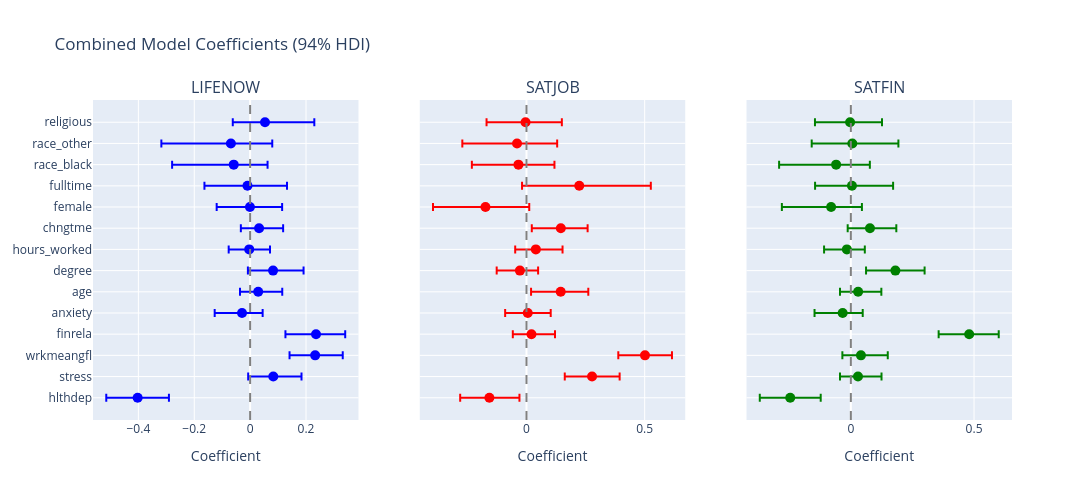

Source (notebook cell):
### Code cell
# Coefficient comparison forest plot for combined model
beta1_combined = trace_combined.posterior['beta1'].values.reshape(-1, len(predictor_names))
beta2_combined = trace_combined.posterior['beta2'].values.reshape(-1, len(predictor_names))
beta3_combined = trace_combined.posterior['beta3'].values.reshape(-1, len(predictor_names))

fig = make_subplots(rows=1, cols=3, subplot_titles=['LIFENOW', 'SATJOB', 'SATFIN'], shared_yaxes=True)

for i, name in enumerate(predictor_names):
    # LIFENOW
    mean1 = beta1_combined[:, i].mean()
    hdi1_low = np.percentile(beta1_combined[:, i], 3)
    hdi1_high = np.percentile(beta1_combined[:, i], 97)
    
    fig.add_trace(
        go.Scatter(x=[mean1], y=[name], mode='markers', marker=dict(size=10, color='blue'),
                   error_x=dict(type='data', array=[hdi1_high - mean1], arrayminus=[mean1 - hdi1_low]),
                   showlegend=False),
        row=1, col=1
    )
    
    # SATJOB
    mean2 = beta2_combined[:, i].mean()
    hdi2_low = np.percentile(beta2_combined[:, i], 3)
    hdi2_high = np.percentile(beta2_combined[:, i], 97)
    
    fig.add_trace(
        go.Scatter(x=[mean2], y=[name], mode='markers', marker=dict(size=10, color='red'),
                   error_x=dict(type='data', array=[hdi2_high - mean2], arrayminus=[mean2 - hdi2_low]),
                   showlegend=False),
        row=1, col=2
    )
    
    # SATFIN
    mean3 = beta3_combined[:, i].mean()
    hdi3_low = np.percentile(beta3_combined[:, i], 3)
    hdi3_high = np.percentile(beta3_combined[:, i], 97)
    
    fig.add_trace(
        go.Scatter(x=[mean3], y=[name], mode='markers', marker=dict(size=10, color='green'),
                   error_x=dict(type='data', array=[hdi3_high - mean3], arrayminus=[mean3 - hdi3_low]),
                   showlegend=False),
        row=1, col=3
    )

fig.add_vline(x=0, line_dash='dash', line_color='gray', row=1, col=1)
fig.add_vline(x=0, line_dash='dash', line_color='gray', row=1, col=2)
fig.add_vline(x=0, line_dash='dash', line_color='gray', row=1, col=3)

fig.update_layout(
    title='Combined Model Coefficients (94% HDI)',
    height=500, width=1100
)
fig.update_xaxes(title_text='Coefficient', row=1, col=1)
fig.update_xaxes(title_text='Coefficient', row=1, col=2)
fig.update_xaxes(title_text='Coefficient', row=1, col=3)
fig.show()

### Figure 1 — Plotly figure (JSON) as saved in the notebook; plotly's stock layout.template omitted (floating-point values rounded to 4 significant figures)
{"data": [{"error_x": {"array": [0.112], "arrayminus": [0.1123], "type": "data"}, "marker": {"color": "blue", "size": 10}, "mode": "markers", "showlegend": false, "type": "scatter", "x": [-0.4026], "xaxis": "x", "y": ["hlthdep"], "yaxis": "y"}, {"error_x": {"array": [0.1272], "arrayminus": [0.1235], "type": "data"}, "marker": {"color": "red", "size": 10}, "mode": "markers", "showlegend": false, "type": "scatter", "x": [-0.1569], "xaxis": "x2", "y": ["hlthdep"], "yaxis": "y2"}, {"error_x": {"array": [0.1237], "arrayminus": [0.1235], "type": "data"}, "marker": {"color": "green", "size": 10}, "mode": "markers", "showlegend": false, "type": "scatter", "x": [-0.246], "xaxis": "x3", "y": ["hlthdep"], "yaxis": "y3"}, {"error_x": {"array": [0.101], "arrayminus": [0.08983], "type": "data"}, "marker": {"color": "blue", "size": 10}, "mode": "markers", "showlegend": false, "type": "scatter", "x": [0.08285], "xaxis": "x", "y": ["stress"], "yaxis": "y"}, {"error_x": {"array": [0.1167], "arrayminus": [0.1154], "type": "data"}, "marker": {"color": "red", "size": 10}, "mode": "markers", "showlegend": false, "type": "scatter", "x": [0.2774], "xaxis": "x2", "y": ["stress"], "yaxis": "y2"}, {"error_x": {"array": [0.09548], "arrayminus": [0.07308], "type": "data"}, "marker": {"color": "green", "size": 10}, "mode": "markers", "showlegend": false, "type": "scatter", "x": [0.02901], "xaxis": "x3", "y": ["stress"], "yaxis": "y3"}, {"error_x": {"array": [0.09878], "arrayminus": [0.09169], "type": "data"}, "marker": {"color": "blue", "size": 10}, "mode": "markers", "showlegend": false, "type": "scatter", "x": [0.2327], "xaxis": "x", "y": ["wrkmeangfl"], "yaxis": "y"}, {"error_x": {"array": [0.1142], "arrayminus": [0.1128], "type": "data"}, "marker": {"color": "red", "size": 10}, "mode": "markers", "showlegend": false, "type": "scatter", "x": [0.5013], "xaxis": "x2", "y": ["wrkmeangfl"], "yaxis": "y2"}, {"error_x": {"array": [0.1089], "arrayminus": [0.07535], "type": "data"}, "marker": {"color": "green", "size": 10}, "mode": "markers", "showlegend": false, "type": "scatter", "x": [0.04098], "xaxis": "x3", "y": ["wrkmeangfl"], "yaxis": "y3"}, {"error_x": {"array": [0.1045], "arrayminus": [0.1095], "type": "data"}, "marker": {"color": "blue", "size": 10}, "mode": "markers", "showlegend": false, "type": "scatter", "x": [0.2359], "xaxis": "x", "y": ["finrela"], "yaxis": "y"}, {"error_x": {"array": [0.09966], "arrayminus": [0.07888], "type": "data"}, "marker": {"color": "red", "size": 10}, "mode": "markers", "showlegend": false, "type": "scatter", "x": [0.02102], "xaxis": "x2", "y": ["finrela"], "yaxis": "y2"}, {"error_x": {"array": [0.1199], "arrayminus": [0.1239], "type": "data"}, "marker": {"color": "green", "size": 10}, "mode": "markers", "showlegend": false, "type": "scatter", "x": [0.4803], "xaxis": "x3", "y": ["finrela"], "yaxis": "y3"}, {"error_x": {"array": [0.07379], "arrayminus": [0.0979], "type": "data"}, "marker": {"color": "blue", "size": 10}, "mode": "markers", "showlegend": false, "type": "scatter", "x": [-0.029], "xaxis": "x", "y": ["anxiety"], "yaxis": "y"}, {"error_x": {"array": [0.09711], "arrayminus": [0.0956], "type": "data"}, "marker": {"color": "red", "size": 10}, "mode": "markers", "showlegend": false, "type": "scatter", "x": [0.005362], "xaxis": "x2", "y": ["anxiety"], "yaxis": "y2"}, {"error_x": {"array": [0.0814], "arrayminus": [0.1142], "type": "data"}, "marker": {"color": "green", "size": 10}, "mode": "markers", "showlegend": false, "type": "scatter", "x": [-0.03321], "xaxis": "x3", "y": ["anxiety"], "yaxis": "y3"}, {"error_x": {"array": [0.08608], "arrayminus": [0.06507], "type": "data"}, "marker": {"color": "blue", "size": 10}, "mode": "markers", "showlegend": false, "type": "scatter", "x": [0.02889], "xaxis": "x", "y": ["age"], "yaxis": "y"}, {"error_x": {"array": [0.1168], "arrayminus": [0.1254], "type": "data"}, "marker": {"color": "red", "size": 10}, "mode": "markers", "showlegend": false, "type": "scatter", "x": [0.1448], "xaxis": "x2", "y": ["age"], "yaxis": "y2"}, {"error_x": {"array": [0.09423], "arrayminus": [0.07365], "type": "data"}, "marker": {"color": "green", "size": 10}, "mode": "markers", "showlegend": false, "type": "scatter", "x": [0.02957], "xaxis": "x3", "y": ["age"], "yaxis": "y3"}, {"error_x": {"array": [0.1092], "arrayminus": [0.09009], "type": "data"}, "marker": {"color": "blue", "size": 10}, "mode": "markers", "showlegend": false, "type": "scatter", "x": [0.08206], "xaxis": "x", "y": ["degree"], "yaxis": "y"}, {"error_x": {"array": [0.07697], "arrayminus": [0.09831], "type": "data"}, "marker": {"color": "red", "size": 10}, "mode": "markers", "showlegend": false, "type": "scatter", "x": [-0.02778], "xaxis": "x2", "y": ["degree"], "yaxis": "y2"}, {"error_x": {"array": [0.1185], "arrayminus": [0.1191], "type": "data"}, "marker": {"color": "green", "size": 10}, "mode": "markers", "showlegend": false, "type": "scatter", "x": [0.1808], "xaxis": "x3", "y": ["degree"], "yaxis": "y3"}, {"error_x": {"array": [0.07433], "arrayminus": [0.07352], "type": "data"}, "marker": {"color": "blue", "size": 10}, "mode": "markers", "showlegend": false, "type": "scatter", "x": [-0.003233], "xaxis": "x", "y": ["hours_worked"], "yaxis": "y"}, {"error_x": {"array": [0.1129], "arrayminus": [0.0873], "type": "data"}, "marker": {"color": "red", "size": 10}, "mode": "markers", "showlegend": false, "type": "scatter", "x": [0.03959], "xaxis": "x2", "y": ["hours_worked"], "yaxis": "y2"}, {"error_x": {"array": [0.07279], "arrayminus": [0.09252], "type": "data"}, "marker": {"color": "green", "size": 10}, "mode": "markers", "showlegend": false, "type": "scatter", "x": [-0.01608], "xaxis": "x3", "y": ["hours_worked"], "yaxis": "y3"}, {"error_x": {"array": [0.08604], "arrayminus": [0.06532], "type": "data"}, "marker": {"color": "blue", "size": 10}, "mode": "markers", "showlegend": false, "type": "scatter", "x": [0.03208], "xaxis": "x", "y": ["chngtme"], "yaxis": "y"}, {"error_x": {"array": [0.1133], "arrayminus": [0.1229], "type": "data"}, "marker": {"color": "red", "size": 10}, "mode": "markers", "showlegend": false, "type": "scatter", "x": [0.1453], "xaxis": "x2", "y": ["chngtme"], "yaxis": "y2"}, {"error_x": {"array": [0.107], "arrayminus": [0.09041], "type": "data"}, "marker": {"color": "green", "size": 10}, "mode": "markers", "showlegend": false, "type": "scatter", "x": [0.07758], "xaxis": "x3", "y": ["chngtme"], "yaxis": "y3"}, {"error_x": {"array": [0.1152], "arrayminus": [0.1191], "type": "data"}, "marker": {"color": "blue", "size": 10}, "mode": "markers", "showlegend": false, "type": "scatter", "x": [-0.0006728], "xaxis": "x", "y": ["female"], "yaxis": "y"}, {"error_x": {"array": [0.1853], "arrayminus": [0.2218], "type": "data"}, "marker": {"color": "red", "size": 10}, "mode": "markers", "showlegend": false, "type": "scatter", "x": [-0.1736], "xaxis": "x2", "y": ["female"], "yaxis": "y2"}, {"error_x": {"array": [0.125], "arrayminus": [0.1998], "type": "data"}, "marker": {"color": "green", "size": 10}, "mode": "markers", "showlegend": false, "type": "scatter", "x": [-0.08006], "xaxis": "x3", "y": ["female"], "yaxis": "y3"}, {"error_x": {"array": [0.1416], "arrayminus": [0.1541], "type": "data"}, "marker": {"color": "blue", "size": 10}, "mode": "markers", "showlegend": false, "type": "scatter", "x": [-0.009489], "xaxis": "x", "y": ["fulltime"], "yaxis": "y"}, {"error_x": {"array": [0.3027], "arrayminus": [0.2421], "type": "data"}, "marker": {"color": "red", "size": 10}, "mode": "markers", "showlegend": false, "type": "scatter", "x": [0.2233], "xaxis": "x2", "y": ["fulltime"], "yaxis": "y2"}, {"error_x": {"array": [0.1671], "arrayminus": [0.1496], "type": "data"}, "marker": {"color": "green", "size": 10}, "mode": "markers", "showlegend": false, "type": "scatter", "x": [0.00446], "xaxis": "x3", "y": ["fulltime"], "yaxis": "y3"}, {"error_x": {"array": [0.1211], "arrayminus": [0.2206], "type": "data"}, "marker": {"color": "blue", "size": 10}, "mode": "markers", "showlegend": false, "type": "scatter", "x": [-0.05868], "xaxis": "x", "y": ["race_black"], "yaxis": "y"}, {"error_x": {"array": [0.1523], "arrayminus": [0.1971], "type": "data"}, "marker": {"color": "red", "size": 10}, "mode": "markers", "showlegend": false, "type": "scatter", "x": [-0.03395], "xaxis": "x2", "y": ["race_black"], "yaxis": "y2"}, {"error_x": {"array": [0.1369], "arrayminus": [0.2314], "type": "data"}, "marker": {"color": "green", "size": 10}, "mode": "markers", "showlegend": false, "type": "scatter", "x": [-0.05975], "xaxis": "x3", "y": ["race_black"], "yaxis": "y3"}, {"error_x": {"array": [0.1481], "arrayminus": [0.2489], "type": "data"}, "marker": {"color": "blue", "size": 10}, "mode": "markers", "showlegend": false, "type": "scatter", "x": [-0.06893], "xaxis": "x", "y": ["race_other"], "yaxis": "y"}, {"error_x": {"array": [0.1698], "arrayminus": [0.2314], "type": "data"}, "marker": {"color": "red", "size": 10}, "mode": "markers", "showlegend": false, "type": "scatter", "x": [-0.04], "xaxis": "x2", "y": ["race_other"], "yaxis": "y2"}, {"error_x": {"array": [0.1871], "arrayminus": [0.1648], "type": "data"}, "marker": {"color": "green", "size": 10}, "mode": "markers", "showlegend": false, "type": "scatter", "x": [0.005954], "xaxis": "x3", "y": ["race_other"], "yaxis": "y3"}, {"error_x": {"array": [0.1766], "arrayminus": [0.1154], "type": "data"}, "marker": {"color": "blue", "size": 10}, "mode": "markers", "showlegend": false, "type": "scatter", "x": [0.05322], "xaxis": "x", "y": ["religious"], "yaxis": "y"}, {"error_x": {"array": [0.1536], "arrayminus": [0.1649], "type": "data"}, "marker": {"color": "red", "size": 10}, "mode": "markers", "showlegend": false, "type": "scatter", "x": [-0.004052], "xaxis": "x2", "y": ["religious"], "yaxis": "y2"}, {"error_x": {"array": [0.1296], "arrayminus": [0.1426], "type": "data"}, "marker": {"color": "green", "size": 10}, "mode": "markers", "showlegend": false, "type": "scatter", "x": [-0.003031], "xaxis": "x3", "y": ["religious"], "yaxis": "y3"}], "layout": {"annotations": [{"font": {"size": 16}, "showarrow": false, "text": "LIFENOW", "x": 0.1444, "xanchor": "center", "xref": "paper", "y": 1, "yanchor": "bottom", "yref": "paper"}, {"font": {"size": 16}, "showarrow": false, "text": "SATJOB", "x": 0.5, "xanchor": "center", "xref": "paper", "y": 1, "yanchor": "bottom", "yref": "paper"}, {"font": {"size": 16}, "showarrow": false, "text": "SATFIN", "x": 0.8556, "xanchor": "center", "xref": "paper", "y": 1, "yanchor": "bottom", "yref": "paper"}], "height": 500, "shapes": [{"line": {"color": "gray", "dash": "dash"}, "type": "line", "x0": 0, "x1": 0, "xref": "x", "y0": 0, "y1": 1, "yref": "y domain"}, {"line": {"color": "gray", "dash": "dash"}, "type": "line", "x0": 0, "x1": 0, "xref": "x2", "y0": 0, "y1": 1, "yref": "y2 domain"}, {"line": {"color": "gray", "dash": "dash"}, "type": "line", "x0": 0, "x1": 0, "xref": "x3", "y0": 0, "y1": 1, "yref": "y3 domain"}], "title": {"text": "Combined Model Coefficients (94% HDI)"}, "width": 1100, "xaxis": {"anchor": "y", "domain": [0, 0.2889], "title": {"text": "Coefficient"}}, "xaxis2": {"anchor": "y2", "domain": [0.3556, 0.6444], "title": {"text": "Coefficient"}}, "xaxis3": {"anchor": "y3", "domain": [0.7111, 1], "title": {"text": "Coefficient"}}, "yaxis": {"anchor": "x", "domain": [0, 1]}, "yaxis2": {"anchor": "x2", "domain": [0, 1], "matches": "y", "showticklabels": false}, "yaxis3": {"anchor": "x3", "domain": [0, 1], "matches": "y", "showticklabels": false}}}
